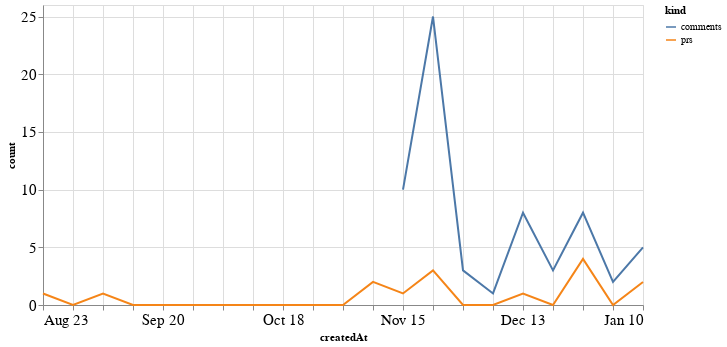

Notebook code for this chart:
### Code cell
alt.Chart(total_time, width=600).mark_line().encode(
    x='createdAt',
    y='count',
    color='kind'
)

### Figure 1 — Vega-Lite specification as saved in the notebook (floating-point values rounded to 4 significant figures)
{"config": {"axisLeft": {"labelFontSize": 15}, "axisBottom": {"labelFontSize": 15}}, "data": {"name": "data-eba3a29faf3c2dfca0a312a70ec5f4d8"}, "mark": "line", "encoding": {"color": {"type": "nominal", "field": "kind"}, "x": {"type": "temporal", "field": "createdAt"}, "y": {"type": "quantitative", "field": "count"}}, "width": 600, "$schema": "https://vega.github.io/schema/vega-lite/v4.8.1.json", "datasets": {"data-eba3a29faf3c2dfca0a312a70ec5f4d8": [{"createdAt": "2020-08-23T00:00:00", "kind": "prs", "count": 1.0}, {"createdAt": "2020-08-30T00:00:00", "kind": "prs", "count": 0.0}, {"createdAt": "2020-09-06T00:00:00", "kind": "prs", "count": 1.0}, {"createdAt": "2020-09-13T00:00:00", "kind": "prs", "count": 0.0}, {"createdAt": "2020-09-20T00:00:00", "kind": "prs", "count": 0.0}, {"createdAt": "2020-09-27T00:00:00", "kind": "prs", "count": 0.0}, {"createdAt": "2020-10-04T00:00:00", "kind": "prs", "count": 0.0}, {"createdAt": "2020-10-11T00:00:00", "kind": "prs", "count": 0.0}, {"createdAt": "2020-10-18T00:00:00", "kind": "prs", "count": 0.0}, {"createdAt": "2020-10-25T00:00:00", "kind": "prs", "count": 0.0}, {"createdAt": "2020-11-01T00:00:00", "kind": "prs", "count": 0.0}, {"createdAt": "2020-11-08T00:00:00", "kind": "prs", "count": 2.0}, {"createdAt": "2020-11-15T00:00:00", "kind": "prs", "count": 1.0}, {"createdAt": "2020-11-22T00:00:00", "kind": "prs", "count": 3.0}, {"createdAt": "2020-11-29T00:00:00", "kind": "prs", "count": 0.0}, {"createdAt": "2020-12-06T00:00:00", "kind": "prs", "count": 0.0}, {"createdAt": "2020-12-13T00:00:00", "kind": "prs", "count": 1.0}, {"createdAt": "2020-12-20T00:00:00", "kind": "prs", "count": 0.0}, {"createdAt": "2020-12-27T00:00:00", "kind": "prs", "count": 4.0}, {"createdAt": "2021-01-03T00:00:00", "kind": "prs", "count": 0.0}, {"createdAt": "2021-01-10T00:00:00", "kind": "prs", "count": 2.0}, {"createdAt": "2020-08-23T00:00:00", "kind": "comments", "count": null}, {"createdAt": "2020-08-30T00:00:00", "kind": "comments", "count": null}, {"createdAt": "2020-09-06T00:00:00", "kind": "comments", "count": null}, {"createdAt": "2020-09-13T00:00:00", "kind": "comments", "count": null}, {"createdAt": "2020-09-20T00:00:00", "kind": "comments", "count": null}, {"createdAt": "2020-09-27T00:00:00", "kind": "comments", "count": null}, {"createdAt": "2020-10-04T00:00:00", "kind": "comments", "count": null}, {"createdAt": "2020-10-11T00:00:00", "kind": "comments", "count": null}, {"createdAt": "2020-10-18T00:00:00", "kind": "comments", "count": null}, {"createdAt": "2020-10-25T00:00:00", "kind": "comments", "count": null}, {"createdAt": "2020-11-01T00:00:00", "kind": "comments", "count": null}, {"createdAt": "2020-11-08T00:00:00", "kind": "comments", "count": null}, {"createdAt": "2020-11-15T00:00:00", "kind": "comments", "count": 10.0}, {"createdAt": "2020-11-22T00:00:00", "kind": "comments", "count": 25.0}, {"createdAt": "2020-11-29T00:00:00", "kind": "comments", "count": 3.0}, {"createdAt": "2020-12-06T00:00:00", "kind": "comments", "count": 1.0}, {"createdAt": "2020-12-13T00:00:00", "kind": "comments", "count": 8.0}, {"createdAt": "2020-12-20T00:00:00", "kind": "comments", "count": 3.0}, {"createdAt": "2020-12-27T00:00:00", "kind": "comments", "count": 8.0}, {"createdAt": "2021-01-03T00:00:00", "kind": "comments", "count": 2.0}, {"createdAt": "2021-01-10T00:00:00", "kind": "comments", "count": 5.0}]}}
